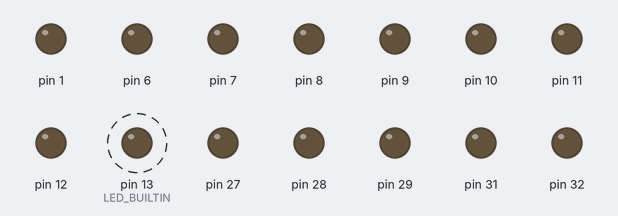
This program was run on a simulated Teensy 4. On the bench: output pins drawn as LEDs (lit = HIGH). Dashed ring = blinking.

Above: at 0.3 s.
Timing chart, 0 to 3.1 s (numbered marks = the images above):
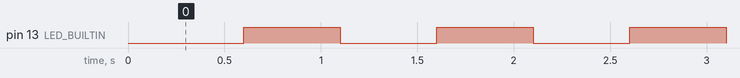

Measured:
- by itself, pin 13 (LED_BUILTIN): alternates HIGH for 0.50 s and LOW for 0.50 s

The program:

main.cpp
```cpp
#include <Adafruit_BNO055.h>
#include <bluetooth.h>
#include <camera.h>
// #include <definitions.h>
#include <config.h>
#include <dribbler.h>
#include <kicker.h>
#include <lightSensors.h>
#include <motor.h>
#include <motors.h>
#include <orbit.h>
#include <PID.h>

Bluetooth bluetooth;
Camera camera;
Dribbler dribbler;
Kicker kicker;
LightSensors lightSensors;
LSData lsdata;
Motors motors;
Orbit orbit;
OrbitData orbitdata;
// IntervalTimer motorsOnTimer;
IntervalTimer ledTimer;

Adafruit_BNO055 bno = Adafruit_BNO055(55, BNO055_ADDRESS_B, &Wire2);
PID imuPID(IMU_KP, IMU_KI, IMU_KD, IMU_MAX);
PID attackGoalTrackPID(ATTACK_GOAL_TRACK_KP, ATTACK_GOAL_TRACK_KI, ATTACK_GOAL_TRACK_KD, ATTACK_GOAL_TRACK_MAX);

// static volatile uint8_t motorsOn = 0;
static volatile uint8_t ledOn = 0;
static float attackGoalAngle = 0.0f; // in case first loop doesn't have camera values
static float attackGoalRot = 0.0f;

// void motorsOnUpdate() {
//     motorsOn = (motorsOn + 1) % 100;
// }

void toggleLED() {
    ledOn = 1 - ledOn;
    digitalWrite(LED_BUILTIN, ledOn);
}

void setup()
{
    delay(100);

    Serial.begin(9600);

    pinMode(LED_BUILTIN, OUTPUT);
    digitalWrite(LED_BUILTIN, HIGH);

    motors.init();
    camera.init();
    // lightSensors.init();
    // attacker.init();
    // defender.init();
    // bluetooth.init();
    // kicker and dribbler

    // while (!bno.begin(OPERATION_MODE_IMUPLUS)) {
    //     Serial.println("BNO not working");
    //     delay(1000);
    // }
    // delay(500);
    // bno.setExtCrystalUse(true);
    // delay(500);

    digitalWrite(LED_BUILTIN, LOW);

    // motorsOnTimer.begin(motorsOnUpdate, 1000);
    ledTimer.begin(toggleLED, 500000);
}

void loop() {
    // sensors_event_t imu;
    // bno.getEvent(&imu);
    // float heading = imu.orientation.x;

    // if (heading > 180.0f) {
    //     heading -= 360.0f;
    // }

    // float compassRot = imuPID.update(heading, 0.0f);

    camera.update();
    if (camera.cameraData.newData) {
        attackGoalAngle = camera.cameraData.attackGoalAngle;
        if (attackGoalAngle > 180.0f) {
            attackGoalAngle -= 360.0f;
        }
        attackGoalRot = -attackGoalTrackPID.update(attackGoalAngle, 0.0f);
    }
    orbit.update(camera.cameraData);
    motors.move(orbit.orbitData.orbitSpeed, orbit.orbitData.orbitAngle, attackGoalRot);
    // motors.move(25.0f, 90.0f, 0.0f);

    // lightSensors.update(camera.cameraData, heading); // stopOnLine account for heading?
    // bool attack = true; // BLUETOOTH
    // if (attack) { // Attacker
    //     attacker.update(lightSensors.lsData, camera.cameraData, orbit.orbitData, heading, compassRot);
    //     motors.move(attacker.movementValues[0], attacker.movementValues[1], attacker.movementValues[2]);
    // } else { // Defender
    //     defender.update(lightSensors.lsData, camera.cameraData, orbit.orbitData, heading, compassRot);
    //     motors.move(defender.movementValues[0], defender.movementValues[1], defender.movementValues[2]);
    // }

    #if DEBUG_IMU
    Serial.printf("Heading: %.2f\tCorrection: %.2f\tMode: %d", heading, compassRot, (uint8_t)bno.getMode());
    #endif

    #if DEBUG_CAMERA
    Serial.printf("ballAngle: %.2f\tattackGoalAngle: %.2f\tdefendGoalAngle: %.2f\tFPS: %.2f", camera.cameraData.ballAngle, camera.cameraData.attackGoalAngle, camera.cameraData.defendGoalAngle. camera.fps);
    #endif

    #if DEBUG_GOAL_CORRECT
    Serial.printf("attackGoalAngle: %.2f\tattackGoalRot: %.2f", attackGoalAngle, attackGoalRot);
    #endif

    #if DEBUG
    Serial.println();
    #endif
}
```
